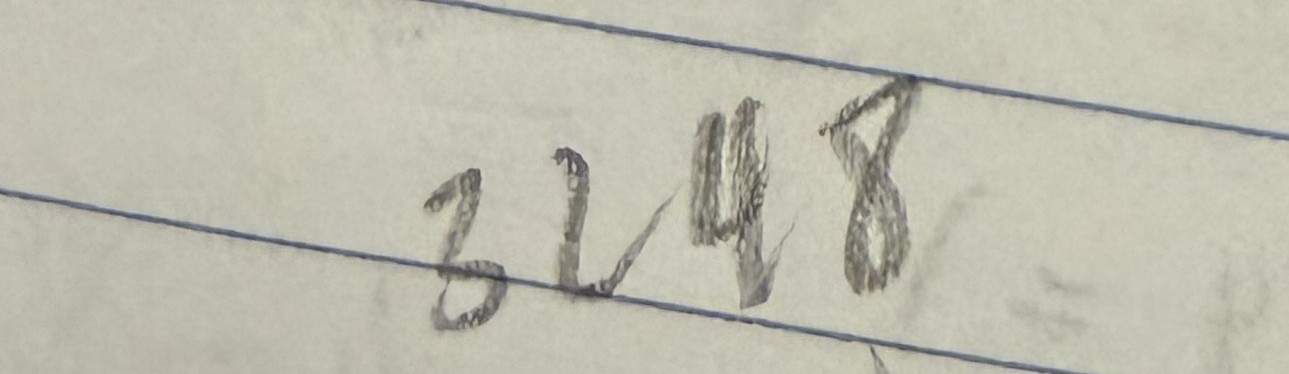
#> input picture my_digits/3248_0.jpeg, 1289 x 374 px; its folder holds only this picture in this run
$ python -i preprocessor.py   (imports and definitions only)
#> lines starting #> are read from the running program, lines starting #| are printed output that depends on the picture; after the words box and inside, x2 and y2 are one past the last pixel; in counts of white or black regions, pixels touching at a corner belong together
"""
Turn a photo, scan or drawing of handwritten digits into MNIST-style
1x28x28 tensors (white digit on black background, values 0..1).

Pipeline:
  1. Load as grayscale (respects phone EXIF rotation and transparent PNGs)
  2. Work out whether the ink is darker or lighter than the paper using the
     image border, and flip it so the ink is bright
  3. Flatten shadows / uneven lighting with a morphological top-hat, then
     pick the ink threshold automatically with Otsu
  4. Erase ruled notebook lines, keeping digit strokes that cross them
  5. Find connected components, drop specks, keep the digit(s)
  6. Deskew, normalise stroke width, fit into a 20x20 box and centre by mass
     in a 28x28 canvas (the same layout MNIST uses)
"""
import cv2
import numpy as np
import torch
from PIL import Image, ImageOps
from scipy import ndimage

WORK_SIZE = 512          # longest side used for thresholding (keeps kernel sizes consistent)
DIGIT_BOX = 20           # MNIST digits fit in a 20x20 box...
CANVAS = 28              # ...centred by mass in a 28x28 image
TARGET_STROKE = 0.14     # typical MNIST stroke width / longest side of the digit
MIN_CONTRAST = 20        # top-hat response (0..255) below this is treated as paper
MAX_SKEW = 0.5           # clamp on the deskew shear so odd shapes aren't mangled
SPECK_FRACTION = 0.05    # components smaller than this fraction of the largest are noise
LINE_MIN_LENGTH = 0.4    # ruled lines: straight segments at least this fraction of the image width
LINE_MAX_TILT = 25       # degrees from horizontal; anything steeper is not a ruled line
LINE_VS_DIGIT = 1.5      # a ruled line is at least this many times longer than the tallest digit
LINE_MIN_RATIO = 15      # ...and at least this many times longer than it is thick
LINE_MAX_STROKE = 0.75   # ...and thinner than this x the pen stroke (printed lines are fine)
MERGE_GAP = 0.12         # broken digits: pieces this close (fraction of digit height) can be joined
MERGE_MAX_WIDTH = 0.9    # ...if together they are no wider than this x the digit height
FRAGMENT_HEIGHT = 0.7    # ...and one of them is shorter than this x the tallest digit
MERGE_MIN_AREA = 0.15    # ...and the smaller piece isn't a dot (area vs the larger piece)
TOUCHING_RATIO = 1.3     # without a scorer: a blob wider than this x the digit height is split
DIGIT_ASPECT = 0.6       # typical handwritten digit width / height, used to count touching digits
SPLIT_ASPECT = 1.0       # with a scorer: only blobs wider than this x the digit height are split
MIN_DIGIT_ASPECT = 0.2   # with a scorer: narrowest piece (width / height) that can be one digit
MAX_DIGIT_ASPECT = 1.3   # with a scorer: widest piece that can be one digit
WIDE_ASPECT = 0.85       # pieces wider than this are penalised: few digits are that wide
CUT_STEP = 0.06          # spacing of candidate cut positions, as a fraction of digit height


# --------------------
# 1. Loading
# --------------------

def _read_gray(filename):
    """Load any image file as a uint8 grayscale array."""
#> called with filename = 'my_digits/3248_0.jpeg'
    img = ImageOps.exif_transpose(Image.open(filename))
#> img is the input picture: PIL image 1289x374 RGB; mean R, G, B 190.1, 188.5, 174.1

    if img.mode in ("RGBA", "LA", "PA") or "transparency" in img.info:
        la = np.asarray(img.convert("RGBA").convert("LA"), dtype=np.float32) / 255.0
        lum, alpha = la[..., 0], la[..., 1]
        if alpha.min() < 1.0:
            # Composite onto a background that contrasts with what was drawn,
            # so black-on-transparent and white-on-transparent both work
            opaque = alpha > 0.5
            bg = 1.0 if opaque.any() and lum[opaque].mean() < 0.5 else 0.0
            return ((lum * alpha + bg * (1.0 - alpha)) * 255).astype(np.uint8)

    return np.asarray(img.convert("L"), dtype=np.uint8)


# --------------------
# 2-3. Binarisation that copes with shadows
# --------------------

def _binarize(gray, name="image"):
    """Return a uint8 mask (255 = ink) at WORK_SIZE resolution."""
#> called with name = 'my_digits/3248_0.jpeg'
    h, w = gray.shape
#> h = 374; w = 1289
    scale = WORK_SIZE / max(h, w)
#> scale = 0.397
    interp = cv2.INTER_AREA if scale < 1 else cv2.INTER_CUBIC
#> interp = 3
    gray = cv2.resize(gray, (max(1, round(w * scale)), max(1, round(h * scale))),
                      interpolation=interp)
    gray = cv2.GaussianBlur(gray, (5, 5), 0)

    # Polarity: the border is mostly paper. If most of it falls on the bright
    # side of a global Otsu split, the ink is dark, so invert.
    _, split = cv2.threshold(gray, 0, 255, cv2.THRESH_BINARY + cv2.THRESH_OTSU)
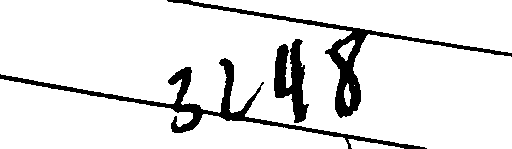
#> split: shape (149, 512); 89.7% white; 3 black regions, box (x1, y1, x2, y2) and area: (0, 58, 427, 149) 3365, (167, 0, 512, 118) 2948, (274, 39, 309, 123) 1559
    b = max(2, min(gray.shape) // 30)
    border = np.concatenate([split[:b].ravel(), split[-b:].ravel(),
                             split[:, :b].ravel(), split[:, -b:].ravel()])
#> border = 5288 values, max 255 at index 0, min 0 at index 167, mean 243.5
    if (border > 0).mean() > 0.5:
        gray = 255 - gray

    # Top-hat = image minus its morphological opening. An opening with a big
    # kernel erases thin strokes and keeps only the slowly varying lighting,
    # so subtracting it removes shadows and gradients.
    k = max(15, min(gray.shape) // 3) | 1
    kernel = cv2.getStructuringElement(cv2.MORPH_ELLIPSE, (k, k))
    ink = cv2.morphologyEx(gray, cv2.MORPH_TOPHAT, kernel)
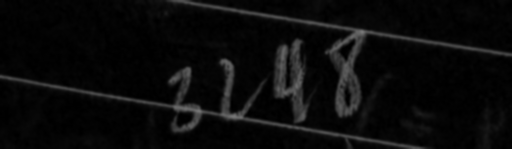
#> ink: shape (149, 512); min 0, max 119, mean 10.2

    if ink.max() < MIN_CONTRAST:
        raise ValueError(f"No digit found in {name}")

    # Otsu picks the ink/paper split from the histogram; the floor stops it
    # from latching onto sensor noise when the ink is faint
    t, _ = cv2.threshold(ink, 0, 255, cv2.THRESH_BINARY + cv2.THRESH_OTSU)
#> t = 31
    mask = (ink > max(t, MIN_CONTRAST)).astype(np.uint8) * 255
#> mask: shape (149, 512); 10.4% white; 3 white regions, box (x1, y1, x2, y2) and area: (0, 58, 427, 149) 3253, (167, 0, 512, 118) 3074, (274, 39, 309, 123) 1598

    # Close tiny gaps so a stroke isn't split into several components
    small = cv2.getStructuringElement(cv2.MORPH_ELLIPSE, (3, 3))
    mask = cv2.morphologyEx(mask, cv2.MORPH_CLOSE, small)
#> mask: shape (149, 512); 10.4% white; 2 white regions, box (x1, y1, x2, y2) and area: (0, 39, 427, 149) 4875, (167, 0, 512, 118) 3084

    # Notebook lines come through as ink too: erase them before looking for digits
    return _remove_ruled_lines(mask)


# --------------------
# 4. Ruled-line removal
# --------------------

def _remove_ruled_lines(mask):
    """
    Erase ruled (notebook) lines from an ink mask, keeping digit strokes that
    cross them. Returns the mask unchanged if there are no ruled lines.

    1. A Hough transform finds long, nearly horizontal straight segments.
    2. Each segment is traced column by column (see _trace_line) to measure
       the line's exact edges and erase it, except where a digit crosses it.
    3. A candidate only counts as a ruled line if it is clearly thinner than
       the pen strokes (printed lines are fine, pen strokes are not), and much
       longer than the tallest digit. Those two checks stop the bottoms of
       touching digits, or the top bar of a tightly cropped 7, from being
       mistaken for a line.
    """
    H, W = mask.shape
    gap = max(5, int(0.03 * W))
    segments = cv2.HoughLinesP(mask, 1, np.pi / 360, threshold=max(20, int(0.2 * W)),
                               minLineLength=int(LINE_MIN_LENGTH * W), maxLineGap=gap)
#> segments = [[0, 77, 426, 148], [0, 78, 418, 148], [167, 0, 511, 54], [167, 1, 511, 56], [178, 0, 507, 52], [172, 0, 508, 53], [0, 75, 359, 136], [82, 93, 410, 148]]
    if segments is None:
        return mask

    ink = mask > 0

    # up[y, x] / down[y, x]: length of the unbroken vertical ink run that
    # ends / starts at (y, x). Used to measure how thick the ink is at a line.
    up = np.zeros((H + 1, W), np.int32)
    for y in range(H):
        up[y + 1] = (up[y] + 1) * ink[y]
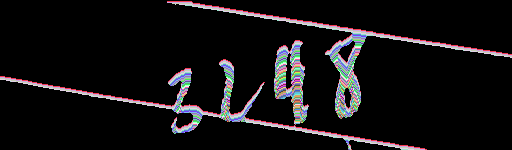
#> up: shape (150, 512) int32; 86 distinct labels, from 0 to 85; one colour per label, 0 black
    up = up[1:]
#> up: shape (149, 512) int32; 86 distinct labels, from 0 to 85
    down = np.zeros((H + 1, W), np.int32)
    for y in range(H - 1, -1, -1):
        down[y] = (down[y + 1] + 1) * ink[y]
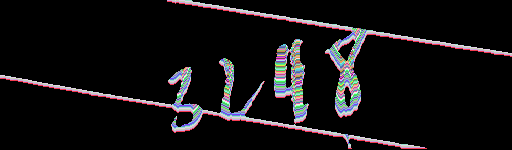
#> down: shape (150, 512) int32; 86 distinct labels, from 0 to 85; one colour per label, 0 black
    down = down[:H]
#> down: shape (149, 512) int32; 86 distinct labels, from 0 to 85

    # Running ink count down each column, for "any ink between rows a and b"
    column_sum = np.vstack([np.zeros((1, W), np.int32),
                            np.cumsum(ink, axis=0, dtype=np.int32)])
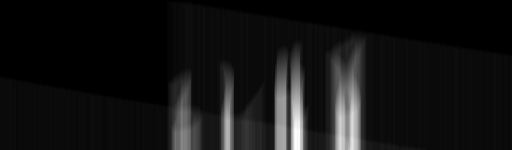
#> column_sum: shape (150, 512) int32; min 0, max 94, mean 7.2; drawn with min black and max white

    # Longest first, so duplicates of a line already traced can be skipped
    segments = sorted(segments[:, 0].tolist(),
                      key=lambda s: -np.hypot(s[2] - s[0], s[3] - s[1]))[:30]
#> segments = [[0, 77, 426, 148], [0, 78, 418, 148], [0, 75, 359, 136], [167, 1, 511, 56], [167, 0, 511, 54], [172, 0, 508, 53], [178, 0, 507, 52], [82, 93, 410, 148]]

    candidates = []                              # (length, thickness, pixels to erase)
    covered = np.zeros((H, W), bool)
    for x1, y1, x2, y2 in segments:
        if x2 < x1:
            x1, y1, x2, y2 = x2, y2, x1, y1
        if x2 == x1 or abs(np.degrees(np.arctan2(y2 - y1, x2 - x1))) > LINE_MAX_TILT:
            continue
        traced = _trace_line(ink, up, down, column_sum, covered, gap, x1, y1, x2, y2)
        if traced is not None and traced[0].any():
            pixels, thickness = traced
            cols = np.flatnonzero(pixels.any(axis=0))
            candidates.append((int(cols[-1] - cols[0] + 1), thickness, pixels))
            covered |= pixels
#> this loop made 8 passes
#> (x1, y1, x2, y2, thickness) on passes 1, 4: (0, 77, 426, 148, 4), (167, 1, 511, 56, 4)
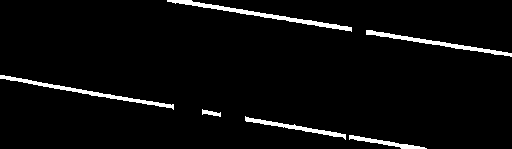
#> covered: shape (149, 512) bool; 3.7% white; 6 white regions, box (x1, y1, x2, y2) and area: (167, 0, 352, 32) 778, (0, 75, 174, 110) 672, (366, 30, 512, 57) 602, (245, 116, 346, 140) 426, (349, 135, 427, 149) 302, (202, 109, 221, 117) 77
#> after the loop, candidates = 2 items
    if not candidates:
        return mask

    # Pen stroke width, measured on what's left once every candidate is gone.
    # Ruled lines are printed thinner than pen strokes; a "line" as thick as
    # the strokes is really digits (e.g. the bottoms of touching digits).
    rest = (ink & ~covered).astype(np.uint8)
#> rest: shape (149, 512); values 0 (black) and 1 (white), 6.7% white; 5 white regions, box (x1, y1, x2, y2) and area: (325, 27, 367, 118) 1704, (274, 39, 309, 124) 1608, (168, 67, 202, 133) 931, (219, 58, 265, 121) 815, (346, 134, 352, 149) 44
    if not rest.any():
        return mask                              # nothing but lines: leave it alone
    padded = cv2.copyMakeBorder(rest, 1, 1, 1, 1, cv2.BORDER_CONSTANT, value=0)
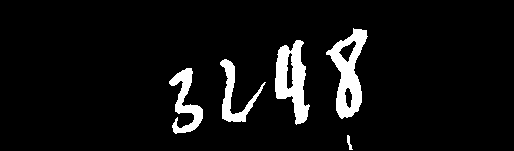
#> padded: shape (151, 514); values 0 (black) and 1 (white), 6.6% white; 5 white regions, box (x1, y1, x2, y2) and area: (326, 28, 368, 119) 1704, (275, 40, 310, 125) 1608, (169, 68, 203, 134) 931, (220, 59, 266, 122) 815, (347, 135, 353, 150) 44
    dist = cv2.distanceTransform(padded, cv2.DIST_L2, 3)[1:-1, 1:-1]
    stroke = 2 * float(np.percentile(dist[rest > 0], 90))
#> stroke = 9.55
#> (the rest of the program and of its run is left out)
